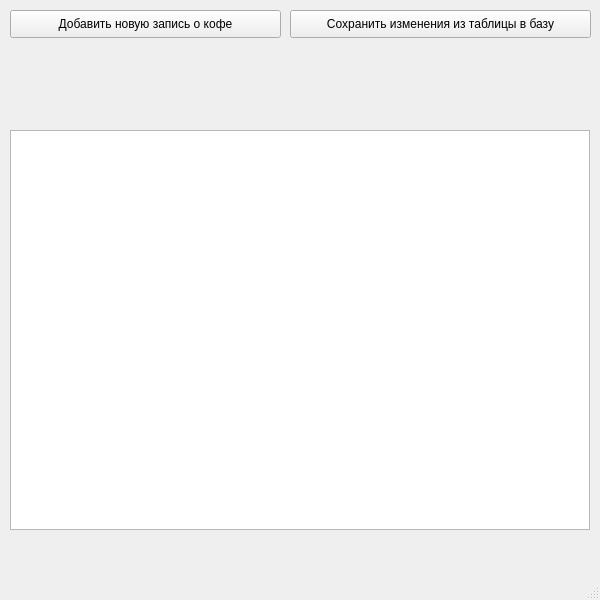
<?xml version="1.0" encoding="UTF-8"?>
<ui version="4.0">
 <class>CoffeeTable</class>
 <widget class="QMainWindow" name="CoffeeTable">
  <property name="enabled">
   <bool>true</bool>
  </property>
  <property name="geometry">
   <rect>
    <x>0</x>
    <y>0</y>
    <width>600</width>
    <height>600</height>
   </rect>
  </property>
  <property name="windowTitle">
   <string>CoffeeTable</string>
  </property>
  <widget class="QWidget" name="centralwidget">
   <widget class="QTableWidget" name="tableWidget">
    <property name="geometry">
     <rect>
      <x>10</x>
      <y>130</y>
      <width>580</width>
      <height>400</height>
     </rect>
    </property>
   </widget>
   <widget class="QPushButton" name="addButton">
    <property name="geometry">
     <rect>
      <x>10</x>
      <y>10</y>
      <width>271</width>
      <height>28</height>
     </rect>
    </property>
    <property name="text">
     <string>Добавить новую запись о кофе</string>
    </property>
   </widget>
   <widget class="QPushButton" name="saveButton">
    <property name="geometry">
     <rect>
      <x>290</x>
      <y>10</y>
      <width>301</width>
      <height>28</height>
     </rect>
    </property>
    <property name="text">
     <string>Сохранить изменения из таблицы в базу</string>
    </property>
   </widget>
  </widget>
  <widget class="QMenuBar" name="menubar">
   <property name="geometry">
    <rect>
     <x>0</x>
     <y>0</y>
     <width>600</width>
     <height>26</height>
    </rect>
   </property>
  </widget>
  <widget class="QStatusBar" name="statusbar"/>
 </widget>
 <resources/>
 <connections/>
</ui>
